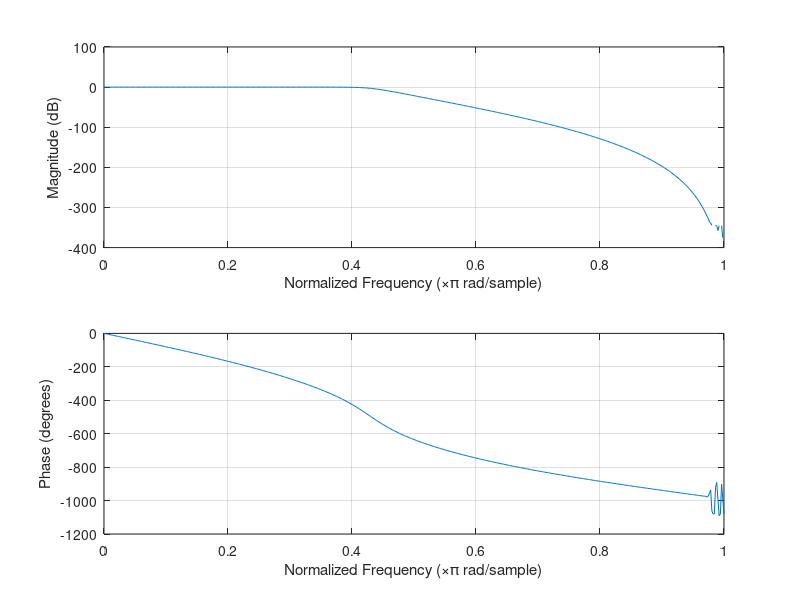

Recreate this plot in MATLAB.
close all
clear all
clc
% Design a Digital Lowpass Filter to satisfy specs
%%%%%%%%%%%%%%%%%%%%%%%%%%%%%%%%%%%%%%%%%%%%%%%%%%%%%%%%
% Parameters
%%%%%%%%%%%%%%%%%%%%%%%%%%%%%%%%%%%%%%%%%%%%%%%%%%%%%%%%
% Enter Wp and Ws (Passband and Stopband Edge)
% Note: These frequency values are normalized from 0 to
% 1 to represent ranges from -pi to pi
Wp=0.4;
Ws=0.6;

% Enter Rp and Rs dB (Passband and Stopband Attenuation)
Rp=0.5;
Rs=50;

%%%%%%%%%%%%%%%%%%%%%%%%%%%%%%%%%%%%%%%%%%%%%%%%%%%%%%%%
% Function
%%%%%%%%%%%%%%%%%%%%%%%%%%%%%%%%%%%%%%%%%%%%%%%%%%%%%%%%
% Solve for Butterworth order and cutoff frequency
[N, Wn]=buttord(Wp, Ws, Rp, Rs);
% Solve for the Direct-Form Coefficients
[B,A]=butter(N,Wn);
% Display Frequency Response
freqz(B,A)
